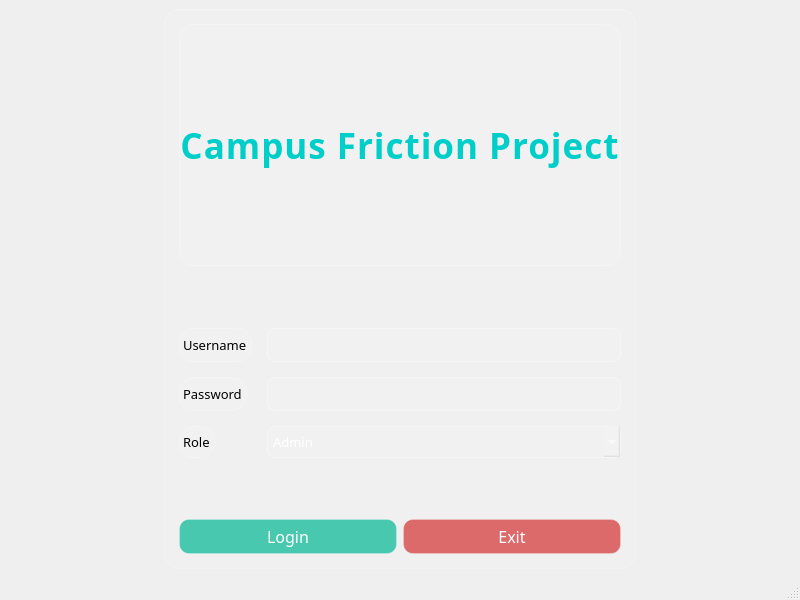
<?xml version="1.0" encoding="UTF-8"?>
<ui version="4.0">
 <class>MainWindow</class>
 <widget class="QMainWindow" name="MainWindow">
  <property name="geometry">
   <rect>
    <x>0</x>
    <y>0</y>
    <width>800</width>
    <height>600</height>
   </rect>
  </property>
  <property name="windowTitle">
   <string>MainWindow</string>
  </property>
  <property name="styleSheet">
   <string notr="true">background-color: qlineargradient(
    x1:0, y1:0, x2:1, y2:1,
    stop:0 #141e30,
    stop:1 #243b55
);</string>
  </property>
  <widget class="QWidget" name="centralwidget">
   <layout class="QHBoxLayout" name="horizontalLayout_2">
    <item>
     <spacer name="horizontalSpacer">
      <property name="orientation">
       <enum>Qt::Orientation::Horizontal</enum>
      </property>
      <property name="sizeHint" stdset="0">
       <size>
        <width>40</width>
        <height>20</height>
       </size>
      </property>
     </spacer>
    </item>
    <item>
     <widget class="QWidget" name="widget" native="true">
      <property name="styleSheet">
       <string notr="true">background-color: rgba(255, 255, 255, 0.08);
border-radius: 15px;
border: 1px solid rgba(255, 255, 255, 0.2);</string>
      </property>
      <layout class="QVBoxLayout" name="verticalLayout">
       <property name="leftMargin">
        <number>15</number>
       </property>
       <property name="topMargin">
        <number>15</number>
       </property>
       <property name="rightMargin">
        <number>15</number>
       </property>
       <property name="bottomMargin">
        <number>15</number>
       </property>
       <item>
        <widget class="QLabel" name="labelTitle">
         <property name="font">
          <font>
           <family>Swis721 LtEx BT</family>
           <pointsize>-1</pointsize>
           <bold>true</bold>
           <strikeout>false</strikeout>
          </font>
         </property>
         <property name="styleSheet">
          <string notr="true">font-size: 35px;
font-weight: bold;
color: #00cec9;
letter-spacing: 1px;</string>
         </property>
         <property name="text">
          <string>Campus Friction Project</string>
         </property>
         <property name="alignment">
          <set>Qt::AlignmentFlag::AlignCenter</set>
         </property>
        </widget>
       </item>
       <item>
        <layout class="QFormLayout" name="formLayout">
         <property name="formAlignment">
          <set>Qt::AlignmentFlag::AlignCenter</set>
         </property>
         <property name="horizontalSpacing">
          <number>15</number>
         </property>
         <property name="verticalSpacing">
          <number>15</number>
         </property>
         <item row="0" column="0">
          <widget class="QLabel" name="labelUser">
           <property name="maximumSize">
            <size>
             <width>300</width>
             <height>16777215</height>
            </size>
           </property>
           <property name="font">
            <font>
             <family>Swis721 LtEx BT</family>
             <pointsize>10</pointsize>
            </font>
           </property>
           <property name="styleSheet">
            <string notr="true">QLineEdit {
    background-color: rgba(255,255,255,0.1);
    border: 1px solid rgba(255,255,255,0.3);
    border-radius: 8px;
    padding: 6px;
    color: white;
}</string>
           </property>
           <property name="text">
            <string>Username</string>
           </property>
          </widget>
         </item>
         <item row="0" column="1">
          <widget class="QLineEdit" name="usernameEdit">
           <property name="maximumSize">
            <size>
             <width>16777215</width>
             <height>16777215</height>
            </size>
           </property>
           <property name="font">
            <font>
             <family>Swis721 LtEx BT</family>
             <pointsize>10</pointsize>
            </font>
           </property>
           <property name="styleSheet">
            <string notr="true">QLineEdit {
    background-color: rgba(255,255,255,0.1);
    border: 1px solid rgba(255,255,255,0.3);
    border-radius: 8px;
    padding: 6px;
    color: white;
}</string>
           </property>
          </widget>
         </item>
         <item row="1" column="0">
          <widget class="QLabel" name="labelPass">
           <property name="font">
            <font>
             <family>Swis721 LtEx BT</family>
             <pointsize>10</pointsize>
            </font>
           </property>
           <property name="styleSheet">
            <string notr="true">QLineEdit {
    background-color: rgba(255,255,255,0.1);
    border: 1px solid rgba(255,255,255,0.3);
    border-radius: 8px;
    padding: 6px;
    color: white;
}</string>
           </property>
           <property name="text">
            <string>Password</string>
           </property>
          </widget>
         </item>
         <item row="1" column="1">
          <widget class="QLineEdit" name="passwordEdit">
           <property name="font">
            <font>
             <family>Swis721 LtEx BT</family>
             <pointsize>10</pointsize>
            </font>
           </property>
           <property name="styleSheet">
            <string notr="true">QLineEdit {
    background-color: rgba(255,255,255,0.1);
    border: 1px solid rgba(255,255,255,0.3);
    border-radius: 8px;
    padding: 6px;
    color: white;
}</string>
           </property>
           <property name="echoMode">
            <enum>QLineEdit::EchoMode::Password</enum>
           </property>
          </widget>
         </item>
         <item row="2" column="0">
          <widget class="QLabel" name="labelRole">
           <property name="font">
            <font>
             <family>Swis721 LtEx BT</family>
             <pointsize>10</pointsize>
            </font>
           </property>
           <property name="styleSheet">
            <string notr="true">QLineEdit {
    background-color: rgba(255,255,255,0.1);
    border: 1px solid rgba(255,255,255,0.3);
    border-radius: 8px;
    padding: 6px;
    color: white;
}</string>
           </property>
           <property name="text">
            <string>Role</string>
           </property>
          </widget>
         </item>
         <item row="2" column="1">
          <widget class="QComboBox" name="roleCombo">
           <property name="font">
            <font>
             <family>Swis721 LtEx BT</family>
             <pointsize>10</pointsize>
            </font>
           </property>
           <property name="styleSheet">
            <string notr="true">QComboBox {
    background-color: rgba(255,255,255,0.1);
    border: 1px solid rgba(255,255,255,0.3);
    border-radius: 8px;
    padding: 5px;
    color: white;
}</string>
           </property>
           <item>
            <property name="text">
             <string>Admin</string>
            </property>
           </item>
           <item>
            <property name="text">
             <string>Teacher</string>
            </property>
           </item>
           <item>
            <property name="text">
             <string>Student</string>
            </property>
           </item>
          </widget>
         </item>
        </layout>
       </item>
       <item>
        <layout class="QHBoxLayout" name="horizontalLayout">
         <item>
          <widget class="QPushButton" name="loginButton">
           <property name="minimumSize">
            <size>
             <width>120</width>
             <height>35</height>
            </size>
           </property>
           <property name="maximumSize">
            <size>
             <width>16777215</width>
             <height>16777215</height>
            </size>
           </property>
           <property name="font">
            <font>
             <family>Swis721 LtEx BT</family>
             <pointsize>12</pointsize>
            </font>
           </property>
           <property name="styleSheet">
            <string notr="true">QPushButton {
    background-color: rgba(0, 184, 148, 0.7);
    color: white;
    border-radius: 10px;
}
QPushButton:hover {
    background-color: rgba(0, 184, 148, 1);
}</string>
           </property>
           <property name="text">
            <string>Login</string>
           </property>
          </widget>
         </item>
         <item>
          <widget class="QPushButton" name="btnExit">
           <property name="minimumSize">
            <size>
             <width>120</width>
             <height>35</height>
            </size>
           </property>
           <property name="maximumSize">
            <size>
             <width>16777215</width>
             <height>16777215</height>
            </size>
           </property>
           <property name="font">
            <font>
             <family>Swis721 LtEx BT</family>
             <pointsize>12</pointsize>
            </font>
           </property>
           <property name="styleSheet">
            <string notr="true">QPushButton {
    background-color: rgba(214, 48, 49, 0.7);
    color: white;
    border-radius: 10px;
}
QPushButton:hover {
    background-color: rgba(214, 48, 49, 1);
}</string>
           </property>
           <property name="text">
            <string>Exit</string>
           </property>
          </widget>
         </item>
        </layout>
       </item>
      </layout>
     </widget>
    </item>
    <item>
     <spacer name="horizontalSpacer_2">
      <property name="orientation">
       <enum>Qt::Orientation::Horizontal</enum>
      </property>
      <property name="sizeHint" stdset="0">
       <size>
        <width>40</width>
        <height>20</height>
       </size>
      </property>
     </spacer>
    </item>
   </layout>
  </widget>
  <widget class="QMenuBar" name="menubar">
   <property name="geometry">
    <rect>
     <x>0</x>
     <y>0</y>
     <width>800</width>
     <height>25</height>
    </rect>
   </property>
  </widget>
  <widget class="QStatusBar" name="statusbar"/>
 </widget>
 <resources/>
 <connections/>
</ui>
